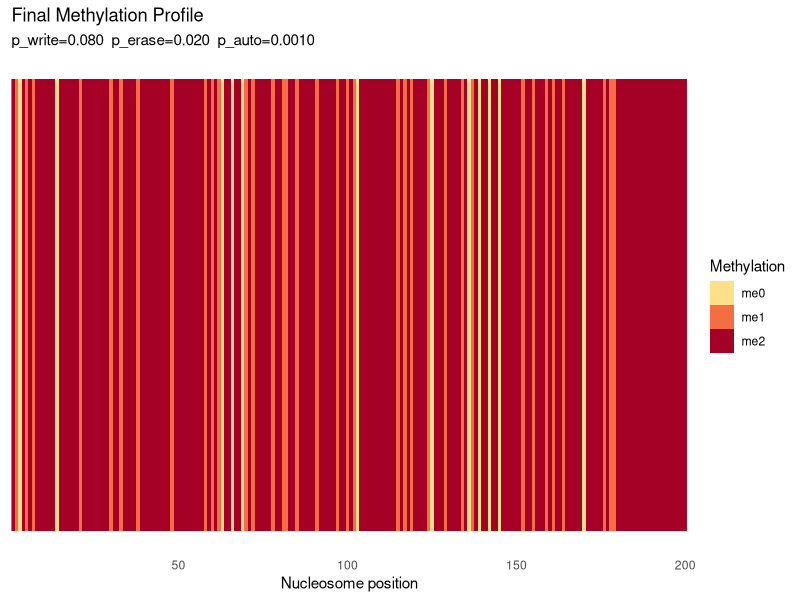
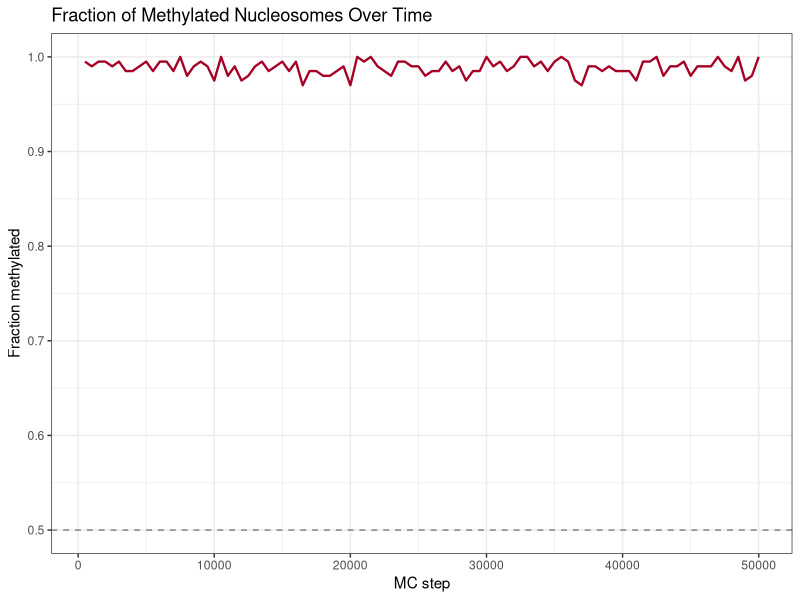
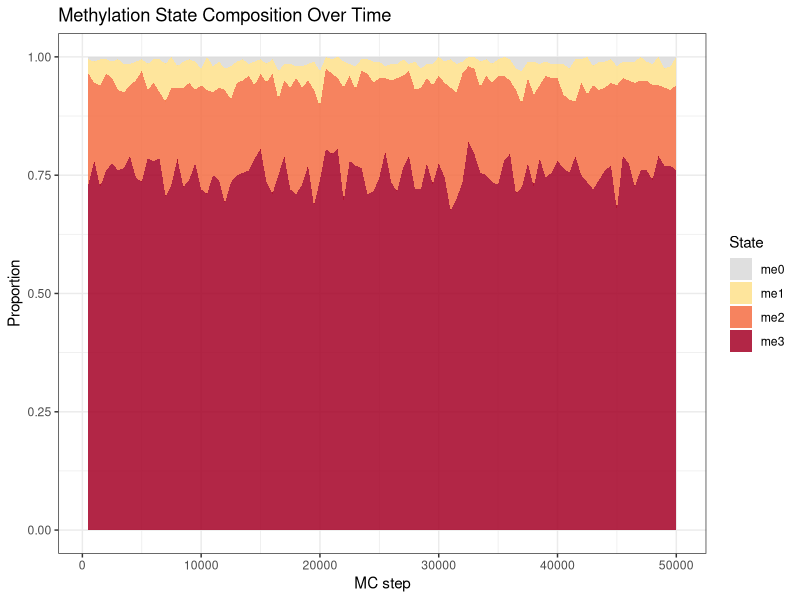

Write R code to recreate these figures, in order.
# =============================================================================
# Rules-Based Writer/Eraser Simulation of Histone Methylation
# =============================================================================
# Investigates how well a simple writer/eraser model explains epigenome-wide
# patterns of successive histone methylation (H3K4, H3K9, H3K27, H3K36).
#
# Model:
#   - Nucleosomes sit on a 1D chromatin fibre (periodic boundary conditions)
#   - Each nucleosome carries a methylation state: 0 = me0, 1 = me1, 2 = me2, 3 = me3
#   - WRITER: adds +1 methylation with probability p_write * (neighbour_state / 3)
#             (cooperative spreading — higher neighbour state = more likely)
#   - ERASER: removes -1 methylation with probability p_erase (constitutive)
#   - NOISE:  autonomous +1 addition with probability p_auto (basal activity)
#
# Usage:
#   Rscript rules_based_simulation.R                  # default parameters
#   Rscript rules_based_simulation.R --sweep          # parameter sweep
#
# Or interactively in RStudio: source("rules_based_simulation.R")
# =============================================================================

suppressPackageStartupMessages({
  library(ggplot2)
  library(reshape2)
})

# -----------------------------------------------------------------------------
# Parameters
# -----------------------------------------------------------------------------
params <- list(
  n_nucleosomes = 200,     # number of nucleosomes on the fibre
  n_steps       = 50000,   # Monte Carlo steps
  p_write       = 0.08,    # writer probability (neighbour-dependent)
  p_erase       = 0.02,    # eraser probability (constitutive)
  p_auto        = 0.001,   # autonomous (noise) write probability
  record_every  = 500,     # record snapshot every N steps
  seed_pos      = NULL,    # seed position (NULL = centre)
  seed_state    = 3L,      # initial methylation state at seed
  rng_seed      = 42       # reproducibility
)


# -----------------------------------------------------------------------------
# Initialise chromatin fibre
# -----------------------------------------------------------------------------
init_fibre <- function(n, seed_pos = NULL, seed_state = 3L) {
  states <- integer(n)
  seed   <- if (is.null(seed_pos)) as.integer(n / 2) else seed_pos
  states[seed] <- seed_state
  states
}


# -----------------------------------------------------------------------------
# Monte Carlo step
# -----------------------------------------------------------------------------
mc_step <- function(states, p_write, p_erase, p_auto) {
  n       <- length(states)
  indices <- sample.int(n)  # random update order

  for (i in indices) {
    left  <- states[((i - 2) %% n) + 1]
    right <- states[(i %% n) + 1]
    nb_max <- max(left, right)

    # Writer (cooperative spreading)
    if (states[i] < 3L && nb_max > 0L) {
      p <- p_write * (nb_max / 3.0)
      if (runif(1) < p) {
        states[i] <- states[i] + 1L
      }
    }

    # Eraser (constitutive)
    if (states[i] > 0L && runif(1) < p_erase) {
      states[i] <- states[i] - 1L
    }

    # Autonomous write (noise)
    if (states[i] < 3L && runif(1) < p_auto) {
      states[i] <- states[i] + 1L
    }
  }
  states
}


# -----------------------------------------------------------------------------
# Run simulation
# -----------------------------------------------------------------------------
run_simulation <- function(p) {
  set.seed(p$rng_seed)

  states  <- init_fibre(p$n_nucleosomes, p$seed_pos, p$seed_state)
  history <- vector("list", length = ceiling(p$n_steps / p$record_every))
  snap_i  <- 1L

  cat(sprintf("Running %d MC steps on %d nucleosomes...\n", p$n_steps, p$n_nucleosomes))

  for (step in seq_len(p$n_steps)) {
    states <- mc_step(states, p$p_write, p$p_erase, p$p_auto)

    if (step %% p$record_every == 0L) {
      history[[snap_i]] <- list(
        step               = step,
        mean_state         = mean(states),
        frac_methylated    = mean(states > 0),
        me0 = sum(states == 0L),
        me1 = sum(states == 1L),
        me2 = sum(states == 2L),
        me3 = sum(states == 3L)
      )
      snap_i <- snap_i + 1L
    }
  }

  history_df <- do.call(rbind, lapply(history[seq_len(snap_i - 1)], as.data.frame))
  list(final_states = states, history = history_df)
}


# -----------------------------------------------------------------------------
# Analysis helpers
# -----------------------------------------------------------------------------
spreading_length <- function(states) {
  # Half-width at half-maximum around the peak methylation position
  if (all(states == 0)) return(0L)
  half_max   <- max(states) / 2.0
  above_half <- which(states >= half_max)
  if (length(above_half) == 0) return(0L)
  as.integer(max(above_half) - min(above_half) + 1L)
}

classify_pattern <- function(frac_met, spreading, n) {
  if      (frac_met > 0.8)              "HYPERMETHYLATED (heterochromatin-like)"
  else if (frac_met < 0.1)              "HYPOMETHYLATED (euchromatin-like)"
  else if (spreading < n / 5)           "FOCAL domain (sharp boundary)"
  else                                  "BROAD spreading domain"
}

print_final_analysis <- function(states, p) {
  n        <- length(states)
  frac_met <- mean(states > 0)
  mean_st  <- mean(states)
  spread   <- spreading_length(states)
  pattern  <- classify_pattern(frac_met, spread, n)
  counts   <- table(factor(states, levels = 0:3))

  cat("\n", strrep("=", 55), "\n", sep = "")
  cat("Final State Analysis\n")
  cat(strrep("=", 55), "\n", sep = "")
  cat(sprintf("  Nucleosomes  : %d\n",   n))
  cat(sprintf("  MC steps     : %d\n",   p$n_steps))
  cat(sprintf("  p_write      : %.4f\n", p$p_write))
  cat(sprintf("  p_erase      : %.4f\n", p$p_erase))
  cat(sprintf("  p_auto       : %.4f\n", p$p_auto))
  cat("\n  Final nucleosome states:\n")
  for (s in 0:3) {
    cnt <- as.integer(counts[s + 1])
    bar <- strrep("#", round(cnt * 40 / n))
    cat(sprintf("    me%d: %4d (%5.1f%%)  %s\n", s, cnt, cnt / n * 100, bar))
  }
  cat(sprintf("\n  Fraction methylated (me1+me2+me3): %.3f\n", frac_met))
  cat(sprintf("  Mean methylation state           : %.3f\n", mean_st))
  cat(sprintf("  Spreading length (HWHM)          : %d nucleosomes\n", spread))
  cat(sprintf("  Pattern classification           : %s\n", pattern))
  cat(strrep("=", 55), "\n", sep = "")
}


# -----------------------------------------------------------------------------
# Visualisation
# -----------------------------------------------------------------------------
plot_final_profile <- function(states, output_dir = ".") {
  df <- data.frame(
    position = seq_along(states),
    state    = as.factor(states)
  )
  p <- ggplot(df, aes(x = position, y = 1, fill = state)) +
    geom_tile(height = 0.9) +
    scale_fill_manual(
      values = c("0" = "#d9d9d9", "1" = "#fee08b", "2" = "#f46d43", "3" = "#a50026"),
      labels = c("me0", "me1", "me2", "me3"),
      name   = "Methylation"
    ) +
    scale_x_continuous(expand = c(0, 0)) +
    labs(
      title    = "Final Methylation Profile",
      subtitle = sprintf("p_write=%.3f  p_erase=%.3f  p_auto=%.4f",
                         params$p_write, params$p_erase, params$p_auto),
      x = "Nucleosome position",
      y = NULL
    ) +
    theme_minimal() +
    theme(
      axis.text.y  = element_blank(),
      axis.ticks.y = element_blank(),
      panel.grid   = element_blank()
    )
  ggsave(file.path(output_dir, "final_methylation_profile.png"),
         p, width = 10, height = 2, dpi = 300)
  cat("  Saved: final_methylation_profile.png\n")
  p
}

plot_timeseries <- function(history, output_dir = ".") {
  # Fraction methylated over time
  p1 <- ggplot(history, aes(x = step, y = frac_methylated)) +
    geom_line(colour = "#a50026", linewidth = 0.8) +
    geom_hline(yintercept = 0.5, linetype = "dashed", colour = "grey50") +
    labs(title = "Fraction of Methylated Nucleosomes Over Time",
         x = "MC step", y = "Fraction methylated") +
    theme_bw()
  ggsave(file.path(output_dir, "timeseries_frac_methylated.png"),
         p1, width = 8, height = 4, dpi = 300)

  # State composition stacked area
  long_df <- reshape2::melt(
    history[, c("step", "me0", "me1", "me2", "me3")],
    id.vars = "step", variable.name = "state", value.name = "count"
  )
  p2 <- ggplot(long_df, aes(x = step, y = count, fill = state)) +
    geom_area(position = "fill", alpha = 0.85) +
    scale_fill_manual(
      values = c(me0 = "#d9d9d9", me1 = "#fee08b", me2 = "#f46d43", me3 = "#a50026")
    ) +
    labs(title = "Methylation State Composition Over Time",
         x = "MC step", y = "Proportion", fill = "State") +
    theme_bw()
  ggsave(file.path(output_dir, "timeseries_state_composition.png"),
         p2, width = 8, height = 4, dpi = 300)

  cat("  Saved: timeseries_frac_methylated.png\n")
  cat("  Saved: timeseries_state_composition.png\n")
  list(p1, p2)
}

plot_sweep_heatmap <- function(sweep_results, output_dir = ".") {
  p <- ggplot(sweep_results, aes(x = factor(p_write), y = factor(p_erase),
                                  fill = frac_methylated)) +
    geom_tile(colour = "white", linewidth = 0.5) +
    geom_text(aes(label = sprintf("%.2f", frac_methylated)), size = 3.5) +
    scale_fill_gradient2(
      low = "#4393c3", mid = "#f7f7f7", high = "#d6604d",
      midpoint = 0.5, name = "Fraction\nmethylated"
    ) +
    labs(
      title    = "Parameter Sweep: Fraction Methylated at Steady State",
      subtitle = sprintf("%d nucleosomes, %d MC steps", params$n_nucleosomes, 20000),
      x        = "p_write",
      y        = "p_erase"
    ) +
    theme_minimal(base_size = 13) +
    theme(panel.grid = element_blank())
  ggsave(file.path(output_dir, "parameter_sweep_heatmap.png"),
         p, width = 8, height = 6, dpi = 300)
  cat("  Saved: parameter_sweep_heatmap.png\n")
  p
}


# -----------------------------------------------------------------------------
# Parameter sweep
# -----------------------------------------------------------------------------
run_sweep <- function(n_nucleosomes = 100, n_steps = 20000, output_dir = ".") {
  p_write_vals <- c(0.02, 0.05, 0.08, 0.12, 0.20)
  p_erase_vals <- c(0.01, 0.02, 0.05, 0.10, 0.20)
  total        <- length(p_write_vals) * length(p_erase_vals)

  cat(sprintf("\nParameter sweep: %d combinations (%d nucleosomes, %d steps each)\n",
              total, n_nucleosomes, n_steps))

  results <- vector("list", total)
  idx     <- 1L
  for (pw in p_write_vals) {
    for (pe in p_erase_vals) {
      p_sweep <- modifyList(params, list(
        n_nucleosomes = n_nucleosomes,
        n_steps       = n_steps,
        p_write       = pw,
        p_erase       = pe,
        record_every  = n_steps  # only record final state
      ))
      sim    <- run_simulation(p_sweep)
      states <- sim$final_states
      results[[idx]] <- data.frame(
        p_write          = pw,
        p_erase          = pe,
        frac_methylated  = round(mean(states > 0), 4),
        mean_state       = round(mean(states), 4),
        spreading_length = spreading_length(states)
      )
      cat(sprintf("  p_write=%.2f  p_erase=%.2f  frac_met=%.3f\n",
                  pw, pe, results[[idx]]$frac_methylated))
      idx <- idx + 1L
    }
  }

  sweep_df <- do.call(rbind, results)
  write.csv(sweep_df, file.path(output_dir, "parameter_sweep_results.csv"), row.names = FALSE)
  cat(sprintf("\n  Sweep results saved to: %s\n",
              file.path(output_dir, "parameter_sweep_results.csv")))

  plot_sweep_heatmap(sweep_df, output_dir)
  sweep_df
}


# -----------------------------------------------------------------------------
# Save outputs
# -----------------------------------------------------------------------------
save_timeseries_csv <- function(history, output_dir = ".") {
  path <- file.path(output_dir, "simulation_timeseries.csv")
  write.csv(history, path, row.names = FALSE)
  cat(sprintf("  Saved: %s\n", path))
}

save_profile_csv <- function(states, output_dir = ".") {
  df   <- data.frame(position = seq_along(states), methylation_state = states)
  path <- file.path(output_dir, "final_methylation_profile.csv")
  write.csv(df, path, row.names = FALSE)
  cat(sprintf("  Saved: %s\n", path))
}


# -----------------------------------------------------------------------------
# Entry point
# -----------------------------------------------------------------------------
args <- commandArgs(trailingOnly = TRUE)

output_dir <- "."
dir.create(output_dir, showWarnings = FALSE)

if ("--sweep" %in% args) {
  run_sweep(n_nucleosomes = 100, n_steps = 20000, output_dir = output_dir)
} else {
  result <- run_simulation(params)
  print_final_analysis(result$final_states, params)

  cat("\nSaving outputs...\n")
  save_timeseries_csv(result$history,   output_dir)
  save_profile_csv(result$final_states, output_dir)
  plot_final_profile(result$final_states, output_dir)
  plot_timeseries(result$history,         output_dir)
  cat("\nDone.\n")
}
